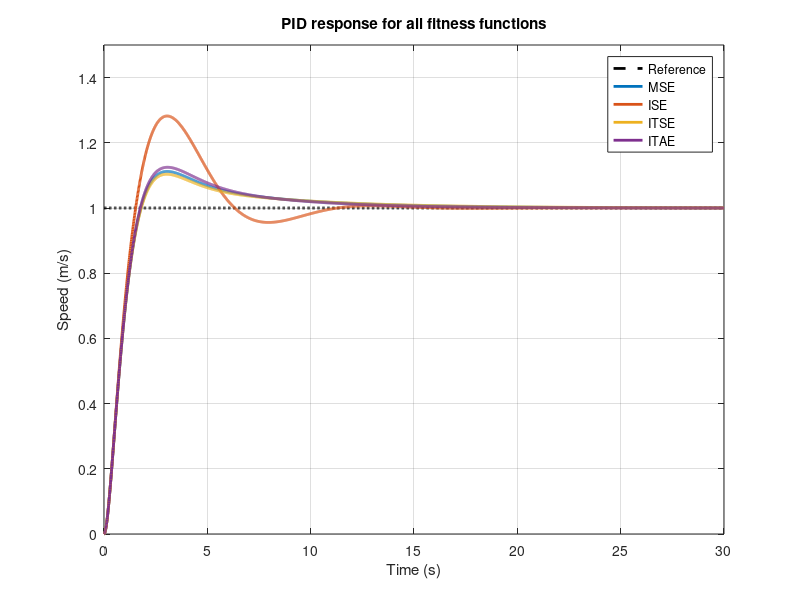

This chart was generated by the following MATLAB code: (Note: this script raises an error after producing the figure.)
% step_compare_all.m

clear; clc; close all;

% Common data
amp     = 1;   % step input
t_final = 30;      % simulation time
t = 0:0.01:t_final;

% plant model
num = 2.4767;
den = [1 6.0476 5.2856 0.238];
G   = tf(num, den);

% PID controller
Kp_mse = 2.8; Ki_mse = 0.437; Kd_mse = 2; % MSE as fitness function
Kp_ise = 2.8; Ki_ise = 1.247; Kd_ise = 2; % ISE as fitness function
Kp_itse = 2.8; Ki_itse = 0.4; Kd_itse = 2; % ITSE as fitness function
Kp_itae = 2.8; Ki_itae = 0.493; Kd_itae = 2; % ITSE as fitness function

PID_mse = pid(Kp_mse, Ki_mse, Kd_mse);
PID_ise = pid(Kp_ise, Ki_ise, Kd_ise);
PID_itse = pid(Kp_itse, Ki_itse, Kd_itse);
PID_itae = pid(Kp_itae, Ki_itae, Kd_itae);

% Closed-loop PID TF
T_pid_mse = feedback(PID_mse * G, 1);
T_pid_ise = feedback(PID_ise * G, 1);
T_pid_itse = feedback(PID_itse * G, 1);
T_pid_itae = feedback(PID_itae * G, 1);

% Simulate step responses on the same time vector
r = amp * ones(size(t));    % reference = 1

y_pid_mse   = lsim(T_pid_mse,  r, t);
y_pid_ise   = lsim(T_pid_ise,  r, t);
y_pid_itse   = lsim(T_pid_itse,  r, t);
y_pid_itae   = lsim(T_pid_itae,  r, t);


% Plot comparison
figure;
plot(t, r, 'k--', 'LineWidth', 2); hold on;
plot(t, y_pid_mse,   'LineWidth', 2.0); hold on;
plot(t, y_pid_ise,   'LineWidth', 2.0); hold on;
plot(t, y_pid_itse,   'LineWidth', 2.0); hold on;
plot(t, y_pid_itae,   'LineWidth', 2.0); hold on;
grid on;

title('PID response for all fitness functions');
xlabel('Time (s)');
ylabel('Speed (m/s)');
ylim([0 1.5]);

legend('Reference', 'MSE', 'ISE', 'ITSE', 'ITAE', 'Location', 'best');

% time response specs
disp("PID-MSE Step Response Metrics:");
stepinfo(y_pid_mse, t)

disp("PID-ISE Step Response Metrics:");
stepinfo(y_pid_ise, t)

disp("PID-ITSE Step Response Metrics:");
stepinfo(y_pid_itse, t)

disp("PID-ITAE Step Response Metrics:");
stepinfo(y_pid_itae, t)

% Steady-state error (Ess)
r_final = 1; % desired reference
Ess_ise = r_final - y_pid_ise(end);
Ess_itse = r_final - y_pid_itse(end);
Ess_itae = r_final - y_pid_itae(end);
Ess_mse = r_final - y_pid_mse(end);

fprintf("Final output r_final = %.6f m/s\n", r_final);
fprintf("Steady-state error Ess-ISE = %.6f m/s\n", Ess_ise);
fprintf("Steady-state error Ess-ITSE = %.6f m/s\n", Ess_itse);
fprintf("Steady-state error Ess-ITAE = %.6f m/s\n", Ess_itae);
fprintf("Steady-state error Ess-MSE = %.6f m/s\n", Ess_mse);